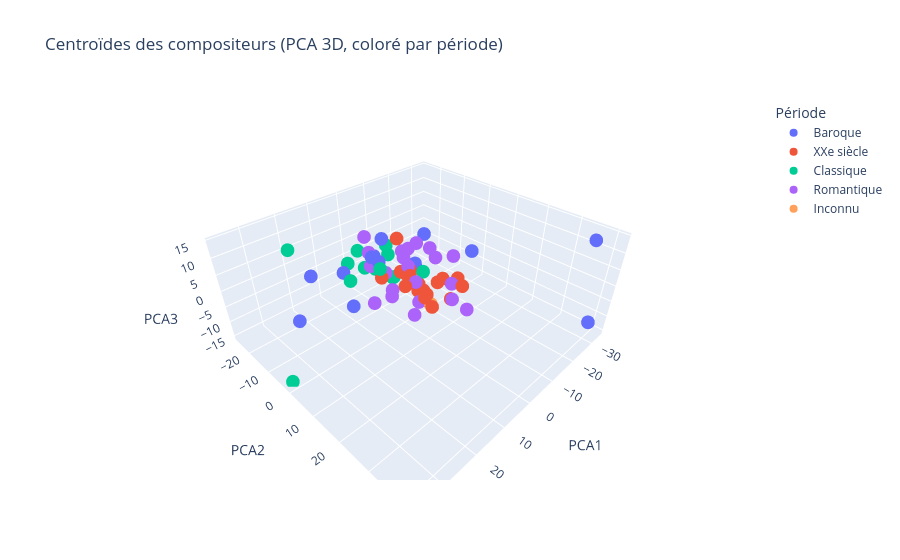

Write notebook code for a chart like this one.
### Code cell
# Calculer les centroïdes pour chaque compositeur
# On retire la colonne 'periode' avant de faire la moyenne
df_X = pd.DataFrame(X_scaled)
df_X['composer'] = y
centroides = df_X.groupby('composer').mean()
df_X['periode'] = periodes

# Récupérer la période dominante pour chaque compositeur
periode_centroide = df_X.groupby('composer')['periode'].agg(lambda x: x.value_counts().idxmax())

# Affichage des centroïdes sur plotly (projection PCA 3D pour visualisation)
centroides_pca = pca_3d.transform(centroides.values)

fig = px.scatter_3d(
    x=centroides_pca[:, 0],
    y=centroides_pca[:, 1],
    z=centroides_pca[:, 2],
    # text=centroides.index,
    hover_name=centroides.index,
    color=periode_centroide,
    title="Centroïdes des compositeurs (PCA 3D, coloré par période)",
    labels={'x': 'PCA1', 'y': 'PCA2', 'z': 'PCA3', 'color': 'Période'}
)
fig.update_traces(marker=dict(size=8))
fig.show()

### Figure 1 — Plotly figure (JSON) as saved in the notebook; plotly's stock layout.template omitted (floating-point values rounded to 4 significant figures)
{"data": [{"hovertemplate": "<b>%{hovertext}</b><br><br>Période=Baroque<br>PCA1=%{x}<br>PCA2=%{y}<br>PCA3=%{z}<extra></extra>", "hovertext": ["Albinoni; Tomaso", "Bach; Johann Sebastian", "Corelli; Arcangelo", "Couperin; Francois", "Giustini; Lodovico", "Handel; George Frederic", "Lully; Jean-Baptiste", "Platti; Giovanni Benedetto", "Purcell; Henry", "Rameau; Jean-Phillipe", "Scarlatti; Domenico", "Stamitz; Johann", "Telemann; Georg Philipp", "Vivaldi; Antonio"], "legendgroup": "Baroque", "marker": {"color": "#636efa", "size": 8, "symbol": "circle"}, "mode": "markers", "name": "Baroque", "scene": "scene", "showlegend": true, "type": "scatter3d", "x": [13.76, -7.505, 8.524, -13.19, 3.601, 24.96, -28.89, 8.167, -33.57, -18.89, -15.63, 16.27, -7.332, 2.896], "y": [-25.38, -3.278, -16.1, -9.187, -4.377, -15.12, 40.97, -3.153, 35.89, 7.896, -7.777, -1.582, -21.85, -6.885], "z": [-5.804, -1.709, -2.706, -6.036, 10.92, -10.35, -9.441, 7.856, 11.72, 3.06, 3.745, -2.642, -6.333, 2.554]}, {"hovertemplate": "<b>%{hovertext}</b><br><br>Période=XXe siècle<br>PCA1=%{x}<br>PCA2=%{y}<br>PCA3=%{z}<extra></extra>", "hovertext": ["Antheil; George", "Bartok; Bela", "Berg; Alban", "Britten; Benjamin", "Debussy; Claude", "Faure; Gabriel", "Hindemith; Paul", "Ives; Charles Edward", "Mahler; Gustav", "Messiaen; Olivier", "Milhaud; Darius", "Prokofiew; Sergej", "Ravel; Maurice", "Schoenberg; Arnold", "Shostakovich; Dmitri", "Sibelius; Jean", "Strauss; Richard", "Stravinsky; Igor", "Varese; Edgar", "Webern; Anton", "Weill; Kurt"], "legendgroup": "XXe siècle", "marker": {"color": "#EF553B", "size": 8, "symbol": "circle"}, "mode": "markers", "name": "XXe siècle", "scene": "scene", "showlegend": true, "type": "scatter3d", "x": [-0.1827, -5.412, 1.361, -4.938, -7.062, 6.725, 2.871, -0.4532, -1.512, -2.572, 5.107, 2.581, -11.87, 2.496, 1.664, -2.423, 5.169, -1.84, -0.301, -1.334, 4.685], "y": [-1.512, 9.287, 8.795, 0.4852, 14.76, 17.0, 10.83, 0.2818, 0.6105, 14.82, 5.985, 5.123, 9.125, 11.11, 10.5, -0.1314, 3.315, 0.5135, 5.403, 11.17, -3.785], "z": [0.3701, 0.7786, 0.06987, -7.362, 0.1962, 2.029, -0.4019, 0.4061, -2.08, -1.56, 1.828, 3.458, -2.246, 0.5116, -2.281, 0.6582, 14.64, -2.375, -0.388, 2.449, -0.3616]}, {"hovertemplate": "<b>%{hovertext}</b><br><br>Période=Classique<br>PCA1=%{x}<br>PCA2=%{y}<br>PCA3=%{z}<extra></extra>", "hovertext": ["Bach; Carl Philipp Emanuel", "Bach; Johann Christian", "Beethoven; Ludwig van", "Boccherini; Luigi Rodolofo", "Cimarosa; Domenico", "Clementi; Muzio", "Dussek; Jan Ladislav", "Haydn; Johann Michael", "Haydn; Joseph", "Mozart; Leopold", "Mozart; Wolfgang Amadeus", "Pleyel; Ignace Joseph", "Salieri; Antonio"], "legendgroup": "Classique", "marker": {"color": "#00cc96", "size": 8, "symbol": "circle"}, "mode": "markers", "name": "Classique", "scene": "scene", "showlegend": true, "type": "scatter3d", "x": [-1.908, 36.4, 8.894, -2.295, 10.02, -8.404, -0.1648, -3.983, 1.51, 0.6166, 3.732, 26.2, -14.08], "y": [5.41, -1.926, 0.924, -15.06, -10.88, -16.97, -4.887, -25.69, -2.462, -25.01, -12.33, -11.87, -22.87], "z": [2.776, -15.46, 6.469, -5.785, -2.281, -0.8975, -3.104, -4.586, -0.9803, -7.01, -1.444, 13.79, -9.005]}, {"hovertemplate": "<b>%{hovertext}</b><br><br>Période=Romantique<br>PCA1=%{x}<br>PCA2=%{y}<br>PCA3=%{z}<extra></extra>", "hovertext": ["Berlioz; Hector", "Borodin; Alexander", "Brahms; Johannes", "Bruckner; Anton", "Chopin; Frederic", "Dvorak; Antonin", "Grieg; Edvard", "Liszt; Franz", "Mendelssohn-Bartholdy; Felix", "Mussorgsky; Modest", "Rimsky-Korsakov; Nicolai", "Rossini; Gioacchino", "Saint-Saens; Camille", "Schubert; Franz", "Schumann; Clara", "Schumann; Robert", "Smetana; Bedrich", "Tchaikovsky; Peter Iljitsch", "Verdi; Giuseppe", "Wagner; Richard", "Weber; Carl Maria von"], "legendgroup": "Romantique", "marker": {"color": "#ab63fa", "size": 8, "symbol": "circle"}, "mode": "markers", "name": "Romantique", "scene": "scene", "showlegend": true, "type": "scatter3d", "x": [7.777, 3.916, -6.113, 9.424, 0.2014, -1.693, -15.22, 9.915, -11.95, -2.854, -5.264, -10.87, 12.24, 2.268, 5.998, 3.367, 4.548, 0.2027, -1.363, -8.263, 8.236], "y": [-4.768, 9.741, 11.87, 13.75, 17.61, -1.861, -4.965, 6.523, 0.4488, 20.04, -3.831, -6.251, 2.026, 6.916, 1.708, -3.558, -8.469, 1.903, -2.119, 10.2, -5.526], "z": [8.377, -1.807, 0.0209, -0.7056, 1.178, 4.109, 0.2892, 3.347, 0.7106, -2.32, 4.617, 3.172, -1.852, 2.214, -3.118, 0.6948, 1.21, 3.906, 6.109, 6.924, 12.84]}, {"hovertemplate": "<b>%{hovertext}</b><br><br>Période=Inconnu<br>PCA1=%{x}<br>PCA2=%{y}<br>PCA3=%{z}<extra></extra>", "hovertext": ["Boulez; Pierre"], "legendgroup": "Inconnu", "marker": {"color": "#FFA15A", "size": 8, "symbol": "circle"}, "mode": "markers", "name": "Inconnu", "scene": "scene", "showlegend": true, "type": "scatter3d", "x": [2.01], "y": [12.11], "z": [-2.242]}], "layout": {"legend": {"title": {"text": "Période"}, "tracegroupgap": 0}, "scene": {"domain": {"x": [0, 1], "y": [0, 1]}, "xaxis": {"title": {"text": "PCA1"}}, "yaxis": {"title": {"text": "PCA2"}}, "zaxis": {"title": {"text": "PCA3"}}}, "title": {"text": "Centroïdes des compositeurs (PCA 3D, coloré par période)"}}}
